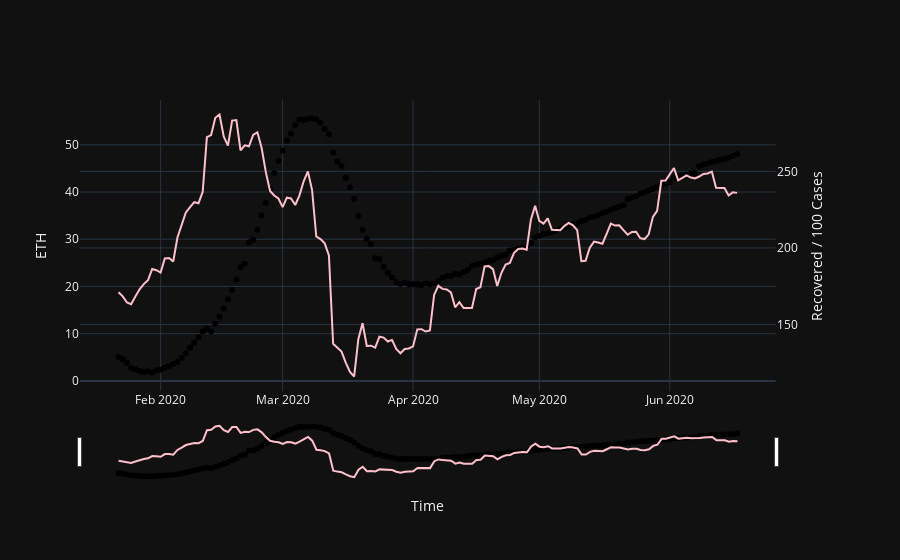

Notebook cell for this chart:
### Code cell
#now we are making plots
subfig = make_subplots(specs=[[{"secondary_y": True}]])
fig = px.scatter(merged_data, x="Date", y="Recovered / 100 Cases", width=700, color_discrete_sequence=['black'])
fig2 = px.line(merged_data, x="Date", y="High", width=700, color_discrete_sequence=['#FFC0CB'])
fig2.update_traces(yaxis="y2")
subfig.add_traces(fig.data + fig2.data)
subfig.layout.xaxis.title="Time"
subfig.layout.yaxis.title="ETH"
subfig.layout.yaxis2.title="Recovered / 100 Cases"
subfig.update_layout(xaxis_rangeslider_visible=True)
subfig.show()

### Figure 1 — Plotly figure (JSON) as saved in the notebook; plotly's stock layout.template omitted (floating-point values rounded to 4 significant figures; data arrays with more than 128 entries replaced by an {"elided": "..."} marker saying what was removed)
{"data": [{"hovertemplate": "Date=%{x}<br>Recovered / 100 Cases=%{y}<extra></extra>", "legendgroup": "", "marker": {"color": "black", "symbol": "circle"}, "mode": "markers", "name": "", "orientation": "v", "showlegend": false, "x": {"elided": "148 str values"}, "xaxis": "x", "y": {"elided": "148 float values"}, "yaxis": "y", "type": "scatter"}, {"hovertemplate": "Date=%{x}<br>High=%{y}<extra></extra>", "legendgroup": "", "line": {"color": "#FFC0CB", "dash": "solid"}, "marker": {"symbol": "circle"}, "mode": "lines", "name": "", "orientation": "v", "showlegend": false, "x": {"elided": "148 str values"}, "xaxis": "x", "y": {"elided": "148 float values"}, "yaxis": "y2", "type": "scatter"}], "layout": {"xaxis": {"anchor": "y", "domain": [0.0, 0.94], "title": {"text": "Time"}, "rangeslider": {"visible": true}}, "yaxis": {"anchor": "x", "domain": [0.0, 1.0], "title": {"text": "ETH"}}, "yaxis2": {"anchor": "x", "overlaying": "y", "side": "right", "title": {"text": "Recovered / 100 Cases"}}}}
